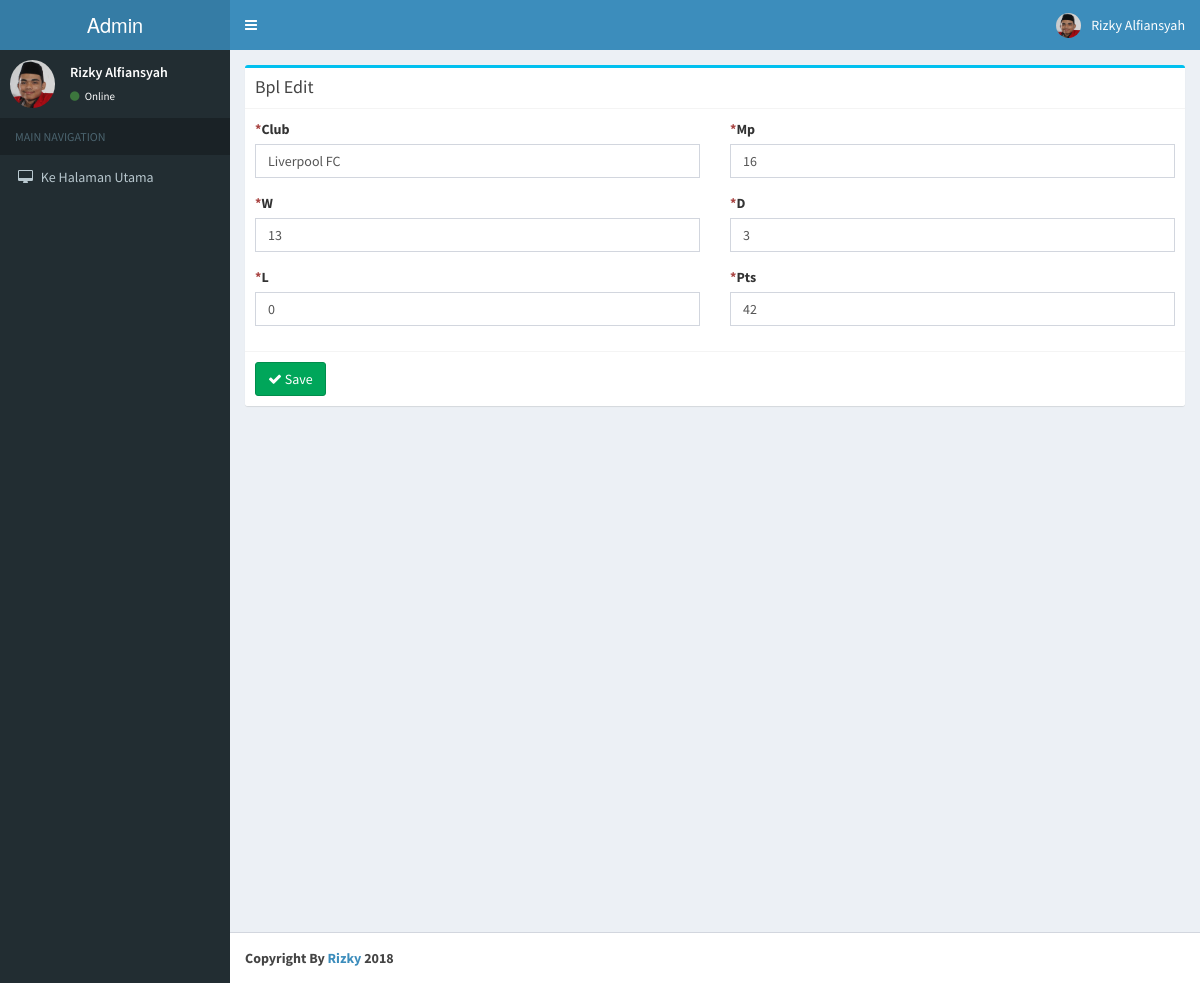
The page /bplcon/edit/1 on the database its author committed.
### tables this page shows
CREATE TABLE `bpl` (
  `id` int(11) NOT NULL,
  `club` varchar(100) NOT NULL,
  `mp` int(2) NOT NULL,
  `w` int(2) NOT NULL,
  `d` int(2) NOT NULL,
  `l` int(2) NOT NULL,
  `pts` int(3) NOT NULL
);

### application/controllers/Bplcon.php (called while the page is built, shortened)
<?php
class Bplcon extends CI_Controller{
    function __construct()
    {
        $this->load->model('Bpl_model');
    }
    function edit($id)
    {
        $data['bpl'] = $this->Bpl_model->get_bpl($id);
        if(isset($data['bpl']['id']))
        {
            $this->load->library('form_validation');
			$this->form_validation->set_rules('club','Club','required|max_length[100]');
			$this->form_validation->set_rules('mp','Mp','required|integer');
			$this->form_validation->set_rules('w','W','required|integer');
			$this->form_validation->set_rules('d','D','required|integer');
			$this->form_validation->set_rules('l','L','required|integer');
			$this->form_validation->set_rules('pts','Pts','required|integer');
			if($this->form_validation->run())
            {
                $params = array(
					'club' => $this->input->post('club'),
					'mp' => $this->input->post('mp'),
					'w' => $this->input->post('w'),
					'd' => $this->input->post('d'),
					'l' => $this->input->post('l'),
					'pts' => $this->input->post('pts'),
                );
                $this->Bpl_model->update_bpl($id,$params);
                redirect('bplcon/index');
            }
            else
            {
                $data['_view'] = 'bplview/edit';
                $this->load->view('layouts/main',$data);
            }
        }
        else
            show_error('The bpl you are trying to edit does not exist.');
    }
}

### index.php (called while the page is built, shortened)
<?php
require_once BASEPATH.'core/CodeIgniter.php';

### application/models/Bpl_model.php (called while the page is built, shortened)
<?php
class Bpl_model extends CI_Model
{
    function get_bpl($id)
    {
        return $this->db->get_where('bpl',array('id'=>$id))->row_array();
    }
}

### application/views/bplview/edit.php (the view, shortened to what this page needs)
<div class="row">
    <div class="col-md-12">
      	<div class="box box-info">
            <div class="box-header with-border">
              	<h3 class="box-title">Bpl Edit</h3>
            </div>
			<?php echo form_open('bplcon/edit/'.$bpl['id']); ?>
			<div class="box-body">
				<div class="row clearfix">
					<div class="col-md-6">
						<label for="club" class="control-label"><span class="text-danger">*</span>Club</label>
						<div class="form-group">
							<input type="text" name="club" value="<?php echo ($this->input->post('club') ? $this->input->post('club') : $bpl['club']); ?>" class="form-control" id="club" />
						</div>
					</div>
					<div class="col-md-6">
						<label for="mp" class="control-label"><span class="text-danger">*</span>Mp</label>
						<div class="form-group">
							<input type="text" name="mp" value="<?php echo ($this->input->post('mp') ? $this->input->post('mp') : $bpl['mp']); ?>" class="form-control" id="mp" />
						</div>
					</div>
					<div class="col-md-6">
						<label for="w" class="control-label"><span class="text-danger">*</span>W</label>
						<div class="form-group">
							<input type="text" name="w" value="<?php echo ($this->input->post('w') ? $this->input->post('w') : $bpl['w']); ?>" class="form-control" id="w" />
						</div>
					</div>
					<div class="col-md-6">
						<label for="d" class="control-label"><span class="text-danger">*</span>D</label>
						<div class="form-group">
							<input type="text" name="d" value="<?php echo ($this->input->post('d') ? $this->input->post('d') : $bpl['d']); ?>" class="form-control" id="d" />
						</div>
					</div>
					<div class="col-md-6">
						<label for="l" class="control-label"><span class="text-danger">*</span>L</label>
						<div class="form-group">
							<input type="text" name="l" value="<?php echo ($this->input->post('l') ? $this->input->post('l') : $bpl['l']); ?>" class="form-control" id="l" />
						</div>
					</div>
					<div class="col-md-6">
						<label for="pts" class="control-label"><span class="text-danger">*</span>Pts</label>
						<div class="form-group">
							<input type="text" name="pts" value="<?php echo ($this->input->post('pts') ? $this->input->post('pts') : $bpl['pts']); ?>" class="form-control" id="pts" />
						</div>
					</div>
				</div>
			</div>
			<div class="box-footer">
            	<button type="submit" class="btn btn-success">
					<i class="fa fa-check"></i> Save
				</button>
	        </div>
			<?php echo form_close(); ?>
		</div>
    </div>
</div>

### rows shown on the page
bpl: club "Liverpool FC", mp "16", w "13", d "3", l "0", pts "42"
